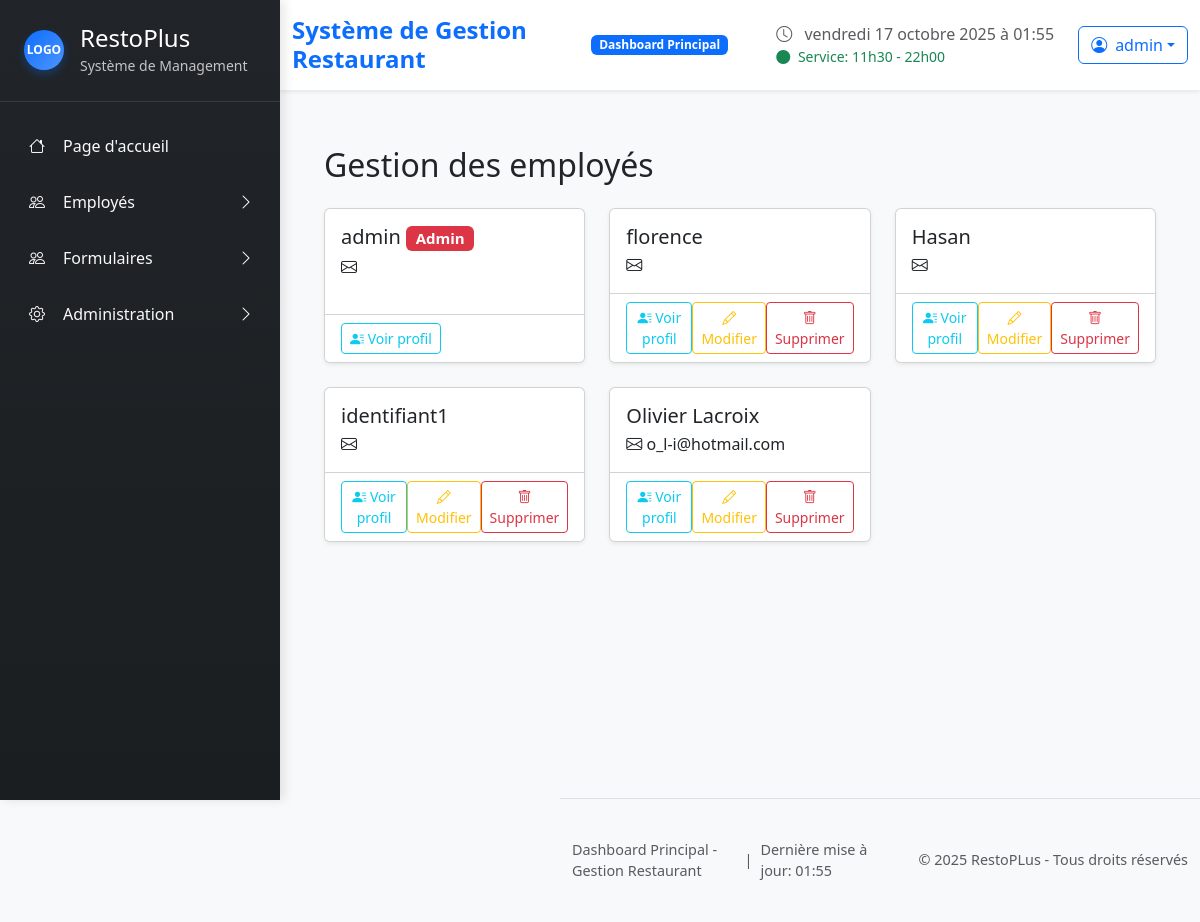
The app's page /dashboard/ (signed in), older data.
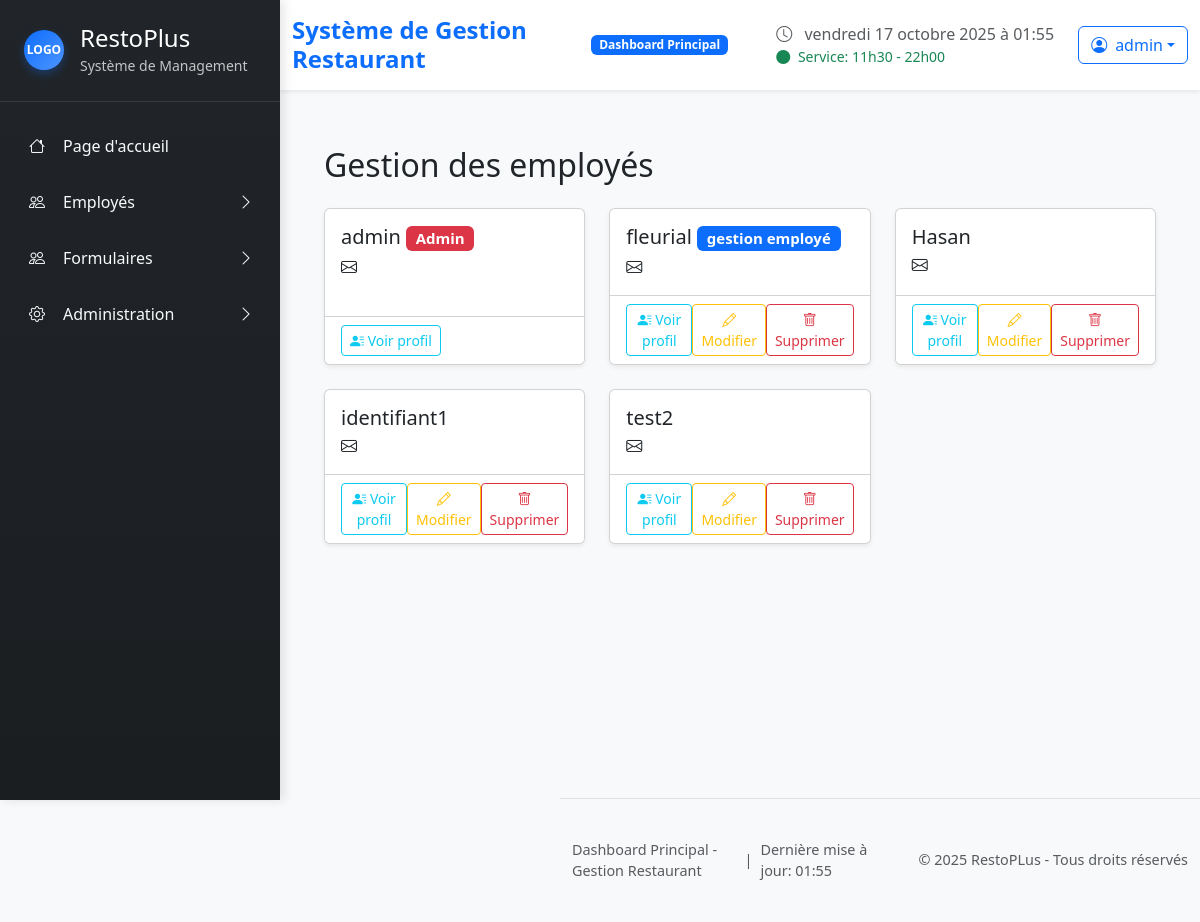
The same page, newer data.
### restoplus/models.py (models this page shows, shortened)
class User(AbstractUser):
    class AvailabilityStatus(models.TextChoices):
        NOT_FILLED = "not_filled", "Non remplie"
        PENDING    = "pending",    "En attente"
        FILLED     = "filled",     "Remplie"
    availability_status = models.CharField(
        max_length=20,
        choices=AvailabilityStatus.choices,
        default=AvailabilityStatus.NOT_FILLED,
        verbose_name="Statut des disponibilités"
        )
    first_name = models.CharField(max_length=150, blank=True, verbose_name="Prénom")
    last_name = models.CharField(max_length=150, blank=True, verbose_name="Nom de famille")
    email = models.EmailField(blank=True, verbose_name="Courriel")
    is_manager = models.BooleanField(default=False)
    role = models.ForeignKey(Role, on_delete=models.SET_NULL, null=True, blank=True)
    def can_manage_employees(self):
        if self.is_superuser:
            return True
        return self.has_permission('can_manage_users')

class Role(models.Model):
    name = models.CharField(max_length=100, unique=True, verbose_name="Nom du rôle")
    description = models.TextField(blank=True, verbose_name="Description")
    can_manage_users = models.BooleanField(default=False, verbose_name="Peut gérer les utilisateurs")
    can_view_reports = models.BooleanField(default=False, verbose_name="Peut voir les rapports")
    can_manage_inventory = models.BooleanField(default=False, verbose_name="Peut gérer l'inventaire")
    can_manage_orders = models.BooleanField(default=False, verbose_name="Peut gérer les commandes")
    can_distribute_tasks = models.BooleanField(default=False, verbose_name="Peut distribuer des tâches à tous")
    created_at = models.DateTimeField(auto_now_add=True)
    class Meta:
        verbose_name = "Rôle"
        verbose_name_plural = "Rôles"
        ordering = ['name']

### restoplus/views.py (the view)
# urls.py: path('dashboard/',views.employees_management,name="employees_management"),
@login_required
def employees_management(request):
    employes = User.objects.all()
    return render(request,"restoplus/employees_management.html",{"employes": employes})

### restoplus/templates/restoplus/employees_management.html (shortened to what this page needs)
{% extends "restoplus/base.html" %} {% load static %}  {% block content %}
<div class="container mt-4">
  <h2 class="mb-4">Gestion des employés</h2>
  <div class="row">
    {% for employe in employes %}
    <div class="col-md-4 mb-4">
      <div class="card shadow-sm h-100">
        <div class="card-body">
          <h5 class="card-title">
            {%if employe.first_name or employe.last_name%}
              {{ employe.first_name }} {{ employe.last_name }}
            {%else%}
              {{employe.username}}
            {%endif%}
            {% if employe.is_superuser %}
                <span class="badge bg-danger">Admin</span>
            {% elif employe.role %}
                <span class="badge bg-primary">{{ employe.role.name }}</span>
            {% endif %}
          </h5>
          <p class="card-text">
            <i class="bi bi-envelope"></i> {{ employe.email }}
          </p>
        </div>
        <div class="card-footer bg-white">
          <div class="d-flex justify-content-between">
            <a
              href="{% url 'employee_profile' employe.id %}"
              class="btn btn-outline-info btn-sm">
              <i class="bi bi-person-lines-fill"></i> Voir profil
            </a>
            {% if user.can_manage_employees and employe != user %}
                <a href="{% url 'edit_employee' employe.id %}"
                    class="btn btn-outline-warning btn-sm flex-fill">
                    <i class="bi bi-pencil"></i> Modifier
                </a>
                <form action="{% url 'delete_employee' employe.id %}">
                    <button type="submit" class="btn btn-outline-danger btn-sm flex-fill"
                            onclick="return confirm('Êtes-vous sûr de vouloir supprimer cet employé ?')">
                        <i class="bi bi-trash"></i> Supprimer
                    </button>
                </form>
                {% endif %}
          </div>
        </div>
      </div>
    </div>
    {% empty %}
    <p class="text-muted">Aucun employé trouvé.</p>
    {% endfor %}
  </div>
</div>
{% endblock %}

### restoplus/templates/restoplus/partials/header.html (shortened to what this page needs)
{% load static %}
<header class="main-header bg-white shadow-sm sticky-top">
  <div class="container-fluid">
    <div class="row align-items-center py-3">
      <div class="col-md-6">
        <div class="d-flex align-items-center">
          <h1 class="h4 mb-0 text-primary fw-bold">
            Système de Gestion Restaurant
          </h1>
          <span
            class="badge bg-primary ms-3 animate__animated animate__pulse animate__infinite"
            >Dashboard Principal</span
          >
        </div>
      </div>
      <div class="col-md-6">
        <div class="d-flex justify-content-end align-items-center">
          <div class="me-4">
            <i class="bi bi-clock text-muted me-2"></i>
            <span class="text-muted" id="current-time"></span>
            <div class="small text-success">
              <i class="bi bi-circle-fill me-1"></i>
              Service: 11h30 - 22h00
            </div>
          </div>
          <div class="dropdown">
            <button
              class="btn btn-outline-primary dropdown-toggle d-flex align-items-center"
              type="button"
              data-bs-toggle="dropdown"
            >
              <i class="bi bi-person-circle me-2"></i>
              {{ request.user.username }}
            </button>
          </div>
        </div>
      </div>
    </div>
  </div>
</header>

Row changes from the older to the newer data that the page shows:
removed User: first_name "Olivier", last_name "Lacroix", email "o_l-i@hotmail.com", shows "Modifier"
changed User: last_name (not shown) → "fleurial"; role_id empty → 16 (drawn); role.name (not shown) → "gestion employé"; username "florence" → (not shown)
added User: username "test2", shows "Modifier"
